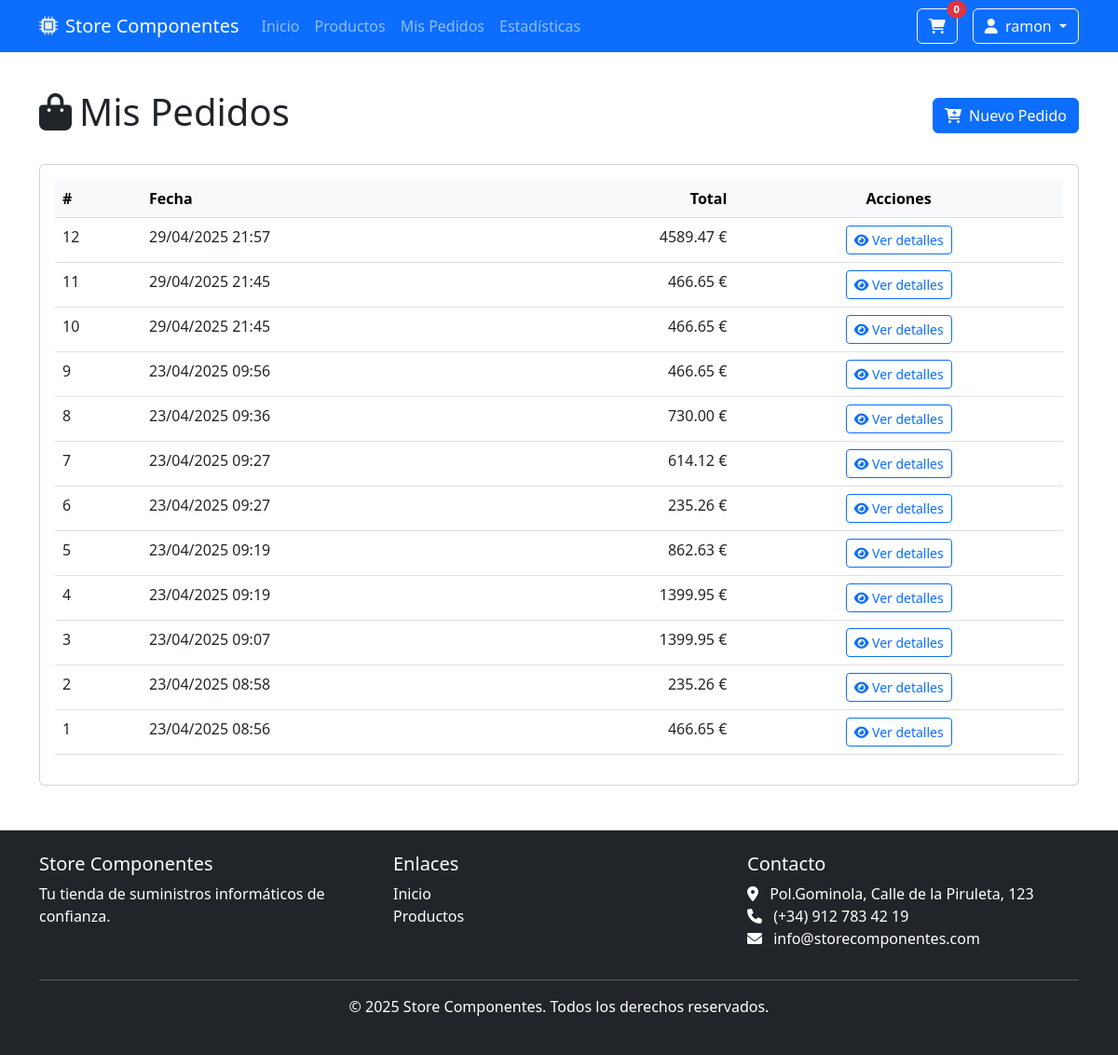
The page /ventas (signed in) on the database its author committed.
### tables this page shows
CREATE TABLE usuarios (
    id INTEGER PRIMARY KEY AUTOINCREMENT,
    username TEXT UNIQUE NOT NULL,
    email TEXT UNIQUE NOT NULL,
    password TEXT NOT NULL,
    es_admin BOOLEAN DEFAULT 0,
    fecha_registro TIMESTAMP DEFAULT CURRENT_TIMESTAMP
);

CREATE TABLE ventas (
    id INTEGER PRIMARY KEY AUTOINCREMENT,
    cliente_id INTEGER NOT NULL,
    fecha TIMESTAMP DEFAULT CURRENT_TIMESTAMP,
    total REAL DEFAULT 0,
    FOREIGN KEY (cliente_id) REFERENCES usuarios (id)
);

### main.py (the view)
@app.route('/ventas')
def listar_ventas():
    if not session.get('usuario_id'):
        flash('Debes iniciar sesión para acceder a esta página', 'warning')
        return redirect(url_for('login'))
    desde_str = request.args.get('fecha_desde')
    hasta_str = request.args.get('fecha_hasta')
    desde = None
    hasta = None
    if desde_str:
        desde = datetime.datetime.strptime(desde_str, '%Y-%m-%d')
    if hasta_str:
        hasta = datetime.datetime.strptime(hasta_str, '%Y-%m-%d')
        hasta = hasta.replace(hour=23, minute=59, second=59)
    if session.get('es_admin'):
        ventas = Venta.get_all(desde=desde, hasta=hasta)
    else:
        ventas = Venta.get_by_cliente(session['usuario_id'], desde=desde, hasta=hasta)
    return render_template('ventas/ventas_listar.html', ventas=ventas)

### db.py (called while the page is built)
def crear_directorio_db():
    if not os.path.exists(DB_DIR):
        os.makedirs(DB_DIR)

def get_db_connection():
    crear_directorio_db()
    conn = sqlite3.connect(DB_PATH)
    conn.row_factory = sqlite3.Row  # Para acceder a las columnas por nombre
    return conn

@contextmanager
def get_db():
    conn = get_db_connection()
    try:
        yield conn
        conn.commit()
    except Exception as e:
        conn.rollback()
        raise e
    finally:
        conn.close()

### main.py (called while the page is built)
@app.template_filter('datetime')
def format_datetime(value, format='%d/%m/%Y %H:%M'):
    if isinstance(value, str):
        try:
            value = datetime.datetime.fromisoformat(value)
        except ValueError:
            return value
    return value.strftime(format)

@app.context_processor
def inject_context():
    return {
        'now': datetime.datetime.now()
    }

### templates/ventas/ventas_listar.html (shortened to what this page needs)
{% extends 'base.html' %}
{% block content %}
<div class="container mt-4">
    <div class="d-flex justify-content-between align-items-center mb-4">
        <h1>
            {% if session.get('es_admin') %}
            <i class="fas fa-clipboard-list me-2"></i>Lista de Ventas
            {% else %}
            <i class="fas fa-shopping-bag me-2"></i>Mis Pedidos
            {% endif %}
        </h1>
        <a href="{{ url_for('crear_venta') }}" class="btn btn-primary">
            <i class="fas fa-cart-plus me-1"></i> Nuevo Pedido
        </a>
    </div>
    <div class="card">
        <div class="card-body">
            <div class="table-responsive">
                <table class="table table-hover">
                    <thead class="table-light">
                        <tr>
                            <th>#</th>
                            <th>Fecha</th>
                            <th class="text-end">Total</th>
                            <th class="text-center">Acciones</th>
                        </tr>
                    </thead>
                    <tbody>
                        {% if ventas %}
                            {% for venta in ventas %}
                            <tr>
                                <td>{{ venta.id }}</td>
                                <td>{{ venta.fecha|datetime('%d/%m/%Y %H:%M') }}</td>
                                <td class="text-end">{{ "%.2f"|format(venta.total) }} €</td>
                                <td class="text-center">
                                    <a href="{{ url_for('ver_venta', venta_id=venta.id) }}" class="btn btn-sm btn-outline-primary">
                                        <i class="fas fa-eye"></i> Ver detalles
                                    </a>
                                </td>
                            </tr>
                            {% endfor %}
                        {% else %}
                            <tr>
                                <td colspan="{% if session.get('es_admin') %}5{% else %}4{% endif %}" class="text-center">
                                    No hay pedidos registrados
                                </td>
                            </tr>
                        {% endif %}
                    </tbody>
                </table>
            </div>
        </div>
    </div>
</div>
{% endblock %}

### templates/base.html (shortened to what this page needs)
<!DOCTYPE html>
<html lang="es">
<head>
    <link href="https://cdn.jsdelivr.net/npm/bootstrap@5.3.0-alpha1/dist/css/bootstrap.min.css" rel="stylesheet">
    <link rel="stylesheet" href="https://cdnjs.cloudflare.com/ajax/libs/font-awesome/6.0.0/css/all.min.css">
    <link rel="stylesheet" href="https://cdnjs.cloudflare.com/ajax/libs/toastr.js/latest/toastr.min.css">
    <link rel="stylesheet" href="{{ url_for('static', filename='css/styles.css') }}">
</head>
<body>
    <nav class="navbar navbar-expand-lg navbar-dark bg-primary">
        <div class="container">
            <a class="navbar-brand" href="{{ url_for('home') }}">
                <i class="fas fa-microchip me-2"></i>Store Componentes
            </a>
            <div class="collapse navbar-collapse" id="navbarMain">
                <ul class="navbar-nav me-auto mb-2 mb-lg-0">
                    <li class="nav-item">
                        <a class="nav-link" href="{{ url_for('home') }}">Inicio</a>
                    </li>
                    <li class="nav-item">
                        <a class="nav-link" href="{{ url_for('listar_productos') }}">Productos</a>
                    </li>
                    {% if session.get('usuario_id') %}
                    <li class="nav-item">
                        <a class="nav-link" href="{{ url_for('listar_ventas') }}">Mis Pedidos</a>
                    </li>
                    <li class="nav-item">
                        <a class="nav-link" href="{{ url_for('estadisticas') }}">Estadísticas</a>
                    </li>
                    {% endif %}
                </ul>
                <div class="d-flex align-items-center">
                    {% if session.get('usuario_id') %}
                    <a href="{{ url_for('crear_venta') }}" class="btn btn-outline-light position-relative me-3">
                        <i class="fas fa-shopping-cart"></i>
                        <span id="carrito-contador" class="position-absolute top-0 start-100 translate-middle badge rounded-pill bg-danger">
                            0
                        </span>
                    </a>
                    <div class="dropdown">
                        <button class="btn btn-outline-light dropdown-toggle" type="button" id="userDropdown" data-bs-toggle="dropdown">
                            <i class="fas fa-user me-1"></i> {{ session.get('username', 'Usuario') }}
                        </button>
                    </div>
                    {% else %}
                    <a href="{{ url_for('login') }}" class="btn btn-outline-light me-2">Iniciar Sesión</a>
                    <a href="{{ url_for('registro') }}" class="btn btn-light">Registrarse</a>
                    {% endif %}
                </div>
            </div>
        </div>
    </nav>
    <main>
        {% block content %}{% endblock %}
    </main>
    <footer class="bg-dark text-white mt-5 py-4">
        <div class="container">
            <div class="row">
                <div class="col-md-4">
                    <h5>Store Componentes</h5>
                    <p>Tu tienda de suministros informáticos de confianza.</p>
                </div>
                <div class="col-md-4">
                    <h5>Enlaces</h5>
                    <ul class="list-unstyled">
                        <li><a href="{{ url_for('home') }}" class="text-white">Inicio</a></li>
                        <li><a href="{{ url_for('listar_productos') }}" class="text-white">Productos</a></li>
                    </ul>
                </div>
                <div class="col-md-4">
                    <h5>Contacto</h5>
                    <address>
                        <i class="fas fa-map-marker-alt me-2"></i> Pol.Gominola, Calle de la Piruleta, 123<br>
                        <i class="fas fa-phone me-2"></i> (+34) 912 783 42 19<br>
                        <i class="fas fa-envelope me-2"></i> info@storecomponentes.com
                    </address>
                </div>
            </div>
            <hr>
            <div class="text-center">
                <p>&copy; {{ now.year }} Store Componentes. Todos los derechos reservados.</p>
            </div>
        </div>
    </footer>
</body>
</html>

### static/css/styles.css (style rules this page uses)
body { min-height: 100vh; display: flex; flex-direction: column; }
main { flex: 1; }
.navbar-brand i { color: #e9ecef; }
.table th { background-color: #f8f9fa; }
footer { margin-top: auto; }
footer a { text-decoration: none; }
#carrito-contador { font-size: 0.7rem; }

### rows shown on the page
usuarios: get "ramon"
ventas: id "12", fecha "29/04/2025 21:57", total "4589.47"
ventas: id "11", fecha "29/04/2025 21:45", total "466.65"
ventas: id "10", fecha "29/04/2025 21:45", total "466.65"
ventas: id "9", fecha "23/04/2025 09:56", total "466.65"
ventas: id "8", fecha "23/04/2025 09:36", total "730.00"
ventas: id "7", fecha "23/04/2025 09:27", total "614.12"
ventas: id "6", fecha "23/04/2025 09:27", total "235.26"
ventas: id "5", fecha "23/04/2025 09:19", total "862.63"
ventas: id "4", fecha "23/04/2025 09:19", total "1399.95"
ventas: id "3", fecha "23/04/2025 09:07", total "1399.95"
ventas: id "2", fecha "23/04/2025 08:58", total "235.26"
ventas: id "1", fecha "23/04/2025 08:56", total "466.65"
